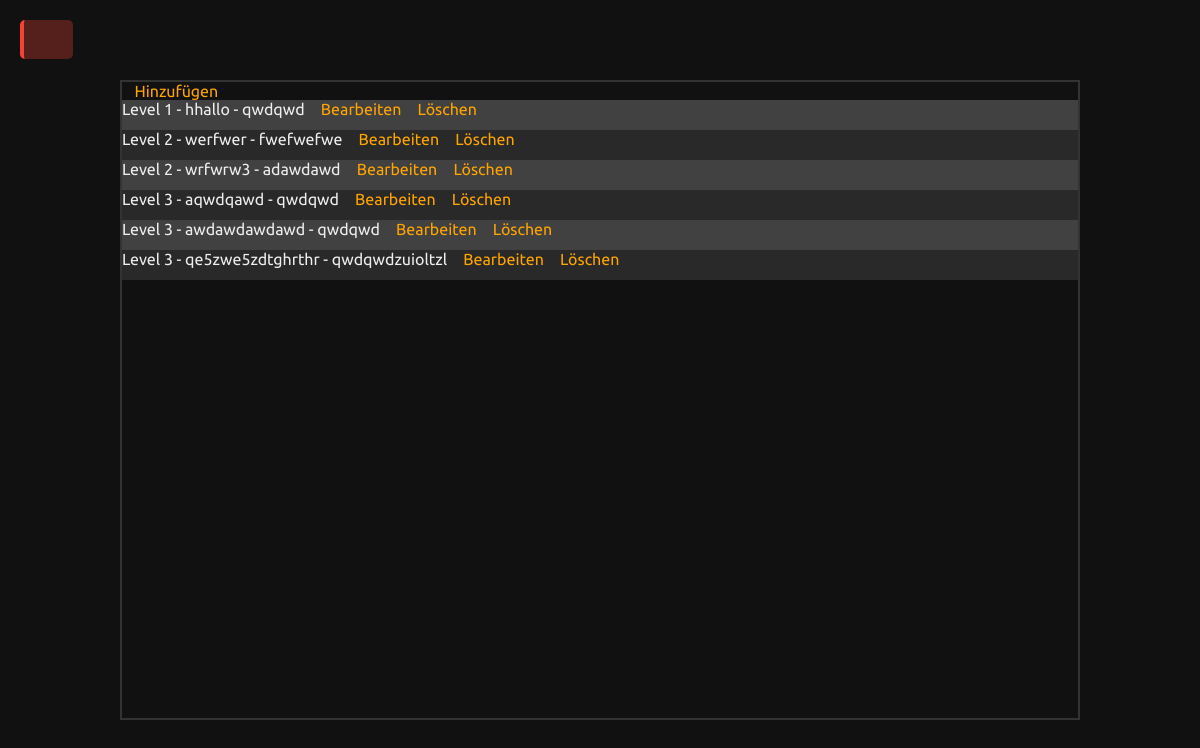
The app's page /manager.php (signed in) with its own data.
### tables this page shows
CREATE TABLE `cards` (
  `id` int(11) NOT NULL,
  `uuid` varchar(255) NOT NULL,
  `titel` varchar(255) NOT NULL DEFAULT 'Neuer Titel',
  `description` varchar(255) NOT NULL DEFAULT 'Lorem ipsum dolor sit amet, rmod tempor invidunt ut labore et dolore mwshefbewzeduzeb wqwewefzb wefb zwebfuzwefn uowe fzewb ecubnw uecwu ecuiowec ws uzwb efzwbe ufzbw eufbw uefb wueagna aliquyam',
  `style` int(1) NOT NULL DEFAULT 1,
  `color` varchar(255) NOT NULL DEFAULT 'rgba(18, 115, 235, 1)',
  `icon` varchar(8) NOT NULL DEFAULT '&#xedce',
  `row` int(1) NOT NULL DEFAULT 1,
  `background` varchar(255) DEFAULT NULL,
  `update_date` timestamp NOT NULL DEFAULT current_timestamp() ON UPDATE current_timestamp(),
  `create_date` timestamp NOT NULL DEFAULT current_timestamp(),
  `termin` varchar(10) DEFAULT NULL
);

### resources/php/functions.php (called while the page is built, shortened)
<?php
function db_foreach_values(string $TABLE)
{
  include 'db.php';
  $ZEILE = $db -> prepare("SELECT * FROM $TABLE");
  $ZEILE -> execute();
  return $RESULT = $ZEILE -> fetchAll();
}
?>

### manager.php (the view, shortened to what this page needs)
<!DOCTYPE html>
<html lang="de" dir="ltr">
  <head>
    <link rel="stylesheet" href="resources/css/manager.css">
  </head>
  <body>
    <div class="Main">
      <a class="LogoutLink" href="logout.php"><i class="icon-logout"></i></a>
      <ol>
        <a href="managerAdd.php"><i class="icon-add"></i>Hinzufügen</a>
        <?php
        foreach (db_foreach_values('cards') as $VALUE)
        {
          ?>
            <li>Level <?php echo $VALUE['row'] ?> - <?php echo $VALUE['titel'] ?> - <?php echo $VALUE['description'] ?>
              <a href="managerEdit.php?uuid=<?php echo $VALUE['uuid'] ?>"><i class="icon-edit"></i>Bearbeiten</a>
              <a href="managerDelete.php?uuid=<?php echo $VALUE['uuid'] ?>"><i class="icon-bin"></i>Löschen</a>
            </li>
          <?php
        }
        ?>
      </ol>
    </div>
  </body>
</html>

### resources/css/manager.css (style rules this page uses)
* { margin: 0; padding: 0; box-sizing: border-box; }
body { width: 100%; height: 100%; display: flex; justify-content: center; background-color: var(--black); color: var(--white); overflow-x: hidden; overflow-y: hidden; -ms-user-select: None; -moz-user-select: None; -webkit-user-select: None; user-select: None; font-family: "ubuntu-regular"; }
:root { --white: rgba(238, 238, 238, 1); --green: rgba(20, 193, 89, 1); --blue: rgba(18, 115, 235, 1); --diamondblue: rgba(185, 242, 255, 1); --yellow: rgba(255, 229, 41, 1); --orange: rgba(255, 133, 27, 1); --red: rgba(244, 67, 54, 1); --purple: rgba(177, 13, 201, 1); --lightgrey: rgba(153, 153, 153, 1); --grey: rgba(96, 96, 96, 1); --darkgrey: rgba(51, 51, 51, 1); --black: rgba(17, 17, 17, 1); --navHeight: 30px; }
.Main { position: absolute; width: 100%; height: 100%; display: flex; align-items: center; justify-content: center; padding: 20px 20px; background-position: center; }
.LogoutLink { width: auto; height: auto; position: absolute; top: 0px; left: 0px; padding: 5px 15px; margin: 20px; border-left: 4px solid rgba(244, 67, 54, 1); background: rgba(244, 67, 54, 0.3); border-radius: 5px; color: #eee; text-decoration: none; font-size: 25px; font-family: "ubuntu-medium"; backdrop-filter: blur(10px); }
ol { width: 80%; height: 80%; position: absolute; overflow-y: auto; border: 2px solid #333; box-sizing: border-box; }
ol li { width: 100%; height: 30px; position: relative; overflow-y: auto; box-sizing: border-box; background: rgba(255,255,255,0.1);0 display: flex; align-items: center; justify-content: flex-start; }
ol li:nth-child(2n+0) { background: rgba(255,255,255,0.2) }
ol a { position: relative; width: auto; height: 30px; color: orange; text-decoration: none; box-sizing: border-box; }

### records on screen
cards: row "1", titel "hhallo", description "qwdqwd"
cards: row "2", titel "werfwer", description "fwefwefwe"
cards: row "2", titel "wrfwrw3", description "adawdawd"
cards: row "3", titel "aqwdqawd", description "qwdqwd"
cards: row "3", titel "awdawdawdawd", description "qwdqwd"
cards: row "3", titel "qe5zwe5zdtghrthr", description "qwdqwdzuioltzl"
